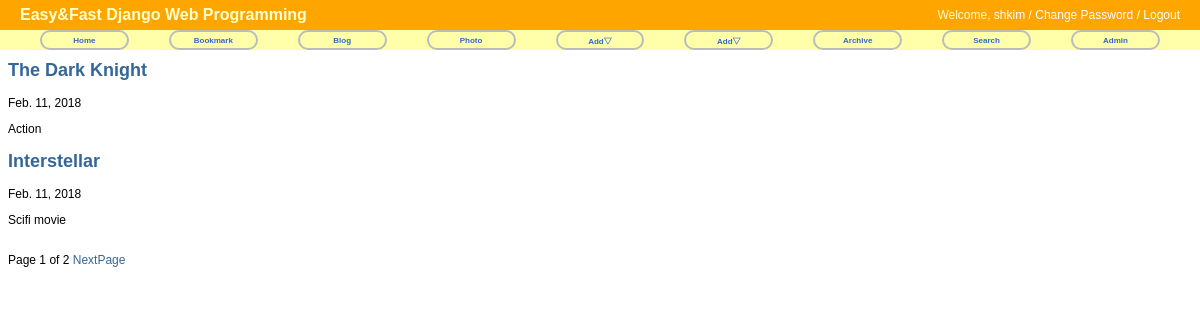
Screenshot of /blog/ with the database file from the repository.
### blog/models.py (models this page shows, shortened)
@python_2_unicode_compatible
class Post(models.Model):
	title = models.CharField('TITLE', max_length=50)
	slug = models.SlugField('SLUG', unique=True, allow_unicode=True, help_text='one word for title alias.')
	description = models.CharField('DESCRIPTION', max_length=100, blank=True, help_text='simple description text.')
	content = models.TextField('CONTENT')
	create_date = models.DateTimeField('Create Date', auto_now_add=True)
	modify_date = models.DateTimeField('Modify Date', auto_now=True)
	'''
	This is just a class container with some options (metadata) attached to the mode.
	It defines such things as available permissions, associated database table name, whether the model is abstract
	or not, singular and plural verions of the name etc.
	'''
	class Meta:
		verbose_name = 'post'
		verbose_name_plural = 'posts'
		db_table = 'my_post'
		ordering = ('-modify_date',)
	def get_absolute_url(self):
		return reverse('blog:post_detail', args=(self.slug,))

### blog/views.py (the view)
class PostLV(ListView):
	model = Post
	template_name = 'blog/post_all.html'
	context_object_name = 'posts'
	paginate_by = 2

### blog/templates/blog/post_all.html (shortened to what this page needs)
{% extends 'base.html' %}
{% block content %}
<h1>Blog List</h1>
{% for post in posts %}
	<h2><a href='{{ post.get_absolute_url }}'>{{ post.title }}</a></h2>
	{{ post.modify_date|date:"N d, Y"}}
	<p>{{ post.description }}</p>
{% endfor %}
<br/>
<div>
	<span>
		Page {{ page_obj.number }} of {{ page_obj.paginator.num_pages }}
		{% if page_obj.has_next %}
			<a href="?page={{ page_obj.next_page_number }}">NextPage</a>
		{% endif %}
	</span>
</div>
{% endblock %}

### static/css/base.css (style rules this page uses)
body { font-family: "Lucida Grande", Verdana, Arial, sans-serif; font-size: 12px; }
a:link, a:visited { color: #369; text-decoration: none; }

### rows the page displays
Post: title "The Dark Knight", modify_date "Feb. 11, 2018", description "Action"
Post: title "Interstellar", modify_date "Feb. 11, 2018", description "Scifi movie"

### other values shown
{{ page_obj.number }} "1"
{{ page_obj.paginator.num_pages }} "2"
